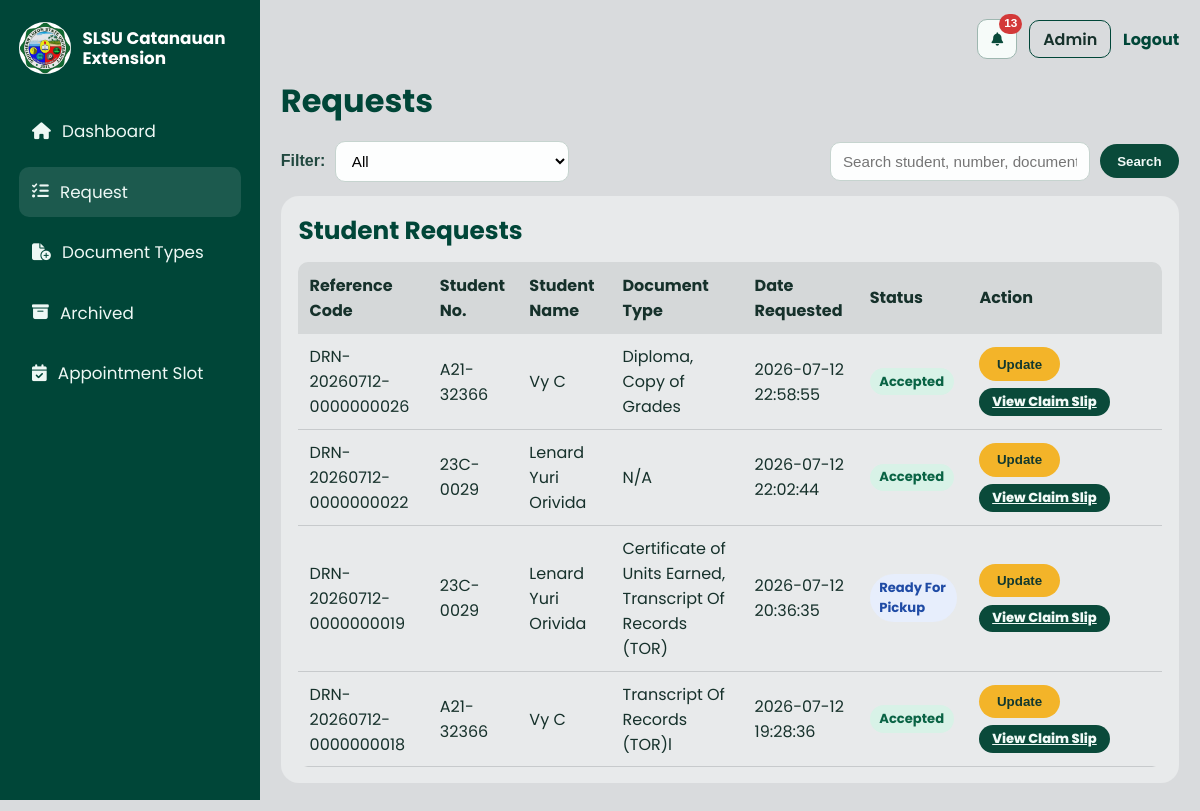
Screenshot of /admin/requests (signed in) with the database file from the repository.
### models.py (models this page shows)
class AppointmentBooking(db.Model):
    __tablename__ = 'appointment_bookings'
    id = db.Column(db.Integer, primary_key=True)
    reference_code = db.Column(db.String(32), nullable=True, unique=True)
    slot_id = db.Column(db.Integer, db.ForeignKey('appointment_slots.id', ondelete='CASCADE'), nullable=False)
    student_user_id = db.Column(db.Integer, db.ForeignKey('users.id', ondelete='RESTRICT'), nullable=False)
    purpose = db.Column(db.Text, nullable=True)
    status = db.Column(db.String(50), nullable=False, default='booked')
    ctc_mode = db.Column(db.String(20), nullable=False, default='none')
    ctc_external_label = db.Column(db.String(255), nullable=True)
    claim_date = db.Column(db.String(10), nullable=True)
    claim_requirements = db.Column(db.Text, nullable=True)
    progress_note = db.Column(db.Text, nullable=True)
    rejection_message = db.Column(db.Text, nullable=True)
    booked_at = db.Column(db.DateTime, nullable=False, default=datetime.utcnow)

### app.py (the view)
@app.route('/admin/requests')
@login_required
@role_required('admin')
def admin_requests():
    status_filter = (request.args.get('status') or 'all').strip().lower()
    search = (request.args.get('q') or '').strip()
    rows = get_admin_requests(status_filter=status_filter, search=search)
    return render_template(
        'admin/requests.html',
        requests_rows=rows,
        status_filter=status_filter,
        search=search,
    )

### app.py (called while the page is built)
@app.before_request
def _load_user():
    load_current_user()

@app.context_processor
def inject_current_user():
    return {'current_user': getattr(g, 'current_user', None)}

@app.after_request
def add_security_headers(response):
    response.headers['Cache-Control'] = 'no-store, no-cache, must-revalidate, max-age=0'
    response.headers['Pragma'] = 'no-cache'
    response.headers['Expires'] = '0'
    response.headers['X-Content-Type-Options'] = 'nosniff'
    return response

### auth_utils.py (called while the page is built)
def load_current_user() -> None:
    user_id = session.get('user_id')
    if not user_id:
        g.current_user = None
        return
    user = get_user_by_id(int(user_id))
    if not user:
        session.clear()
        g.current_user = None
        return
    g.current_user = user

def login_required(view: Callable):
    @wraps(view)
    def wrapped_view(*args, **kwargs):
        if not getattr(g, 'current_user', None):
            flash('Please sign in first.', 'warning')
            return redirect(url_for('login'))
        return view(*args, **kwargs)
    return wrapped_view

def role_required(*required_roles: str):
    def decorator(view: Callable):
        @wraps(view)
        def wrapped_view(*args, **kwargs):
            current_user = getattr(g, 'current_user', None)
            if not current_user:
                flash('Please sign in first.', 'warning')
                return redirect(url_for('login'))
            user_roles = set(current_user.get('roles', []))
            if not any(role in user_roles for role in required_roles):
                flash('You do not have access to this page.', 'danger')
                return redirect(url_for('index'))
            return view(*args, **kwargs)
        return wrapped_view
    return decorator

### repositories.py (called while the page is built)
def _dt_to_str(value: Any) -> Any:
    if isinstance(value, datetime):
        local_value = value
        if local_value.tzinfo is None:
            local_value = local_value.replace(tzinfo=ZoneInfo('UTC'))
        return local_value.astimezone(PHILIPPINE_TZ).strftime('%Y-%m-%d %H:%M:%S')
    return value

def get_user_roles(user_id: int) -> list[str]:
    rows = (
        db.session.query(Role.name)
        .join(UserRole, UserRole.role_id == Role.id)
        .filter(UserRole.user_id == user_id)
        .order_by(Role.name)
        .all()
    )
    return [row[0] for row in rows]

### templates/admin/requests.html (shortened to what this page needs)
{% extends "admin/base.html" %}
{% block admin_content %}
<section class="dashboard-wrap request-page">
    <h2>Requests</h2>
    <form method="get" action="{{ url_for('admin_requests') }}" class="request-filter-row">
        <div class="request-filter-group">
            <label for="status">Filter:</label>
            <select id="status" name="status" class="admin-input request-filter-input" onchange="this.form.submit()">
                <option value="all" {% if status_filter == 'all' %}selected{% endif %}>All</option>
            </select>
        </div>
        <div class="request-search-group">
            <input type="text" name="q" value="{{ search }}" class="admin-input request-search-input" placeholder="Search student, number, document...">
            <button type="submit" class="doc-btn doc-btn-secondary">Search</button>
        </div>
    </form>
    <section class="recent-card request-card">
        <h3>Student Requests</h3>
        <div class="table-wrap">
            <table>
                <thead>
                    <tr>
                        <th>Reference Code</th>
                        <th>Student No.</th>
                        <th>Student Name</th>
                        <th>Document Type</th>
                        <th>Date Requested</th>
                        <th>Status</th>
                        <th>Action</th>
                    </tr>
                </thead>
                <tbody>
                    {% for row in requests_rows %}
                    <tr>
                        <td>{{ row.reference_code or 'N/A' }}</td>
                        <td>{{ row.student_id or 'N/A' }}</td>
                        <td>{{ row.student_name }}</td>
                        <td>{{ row.document_type or 'N/A' }}</td>
                        <td>{{ row.date_requested }}</td>
                        <td><span class="status-pill status-{{ row.status }}">{{ row.status|replace('_', ' ')|title }}</span></td>
                        <td class="request-action-cell">
                            <div class="request-action-group">
                            <button
                                type="button"
                                class="doc-btn request-open-modal"
                                data-action-url="{{ url_for('admin_request_update_status', booking_id=row.booking_id) }}"
                                data-current-status="{{ row.status }}"
                                data-rejection-message="{{ row.rejection_message or '' }}"
                            >Update</button>
                            {% if row.status in ['accepted', 'on_going_validation', 'found_in_archive', 'in_process', 'ready_for_pickup', 'claimed'] %}
                            <a
                                href="{{ url_for('admin_archive_claim_slip', booking_id=row.booking_id) }}"
                                class="doc-btn doc-btn-secondary request-claim-slip-btn"
                            >View Claim Slip</a>
                            {% endif %}
                            </div>
                        </td>
                    </tr>
                    {% else %}
                    <tr>
                        <td colspan="7">No requests found.</td>
                    </tr>
                    {% endfor %}
                </tbody>
            </table>
        </div>
    </section>
</section>
{% endblock %}

### static/css/admin.css (style rules this page uses)
:root { --admin-bg: #d9dbdd; --admin-panel: #c6c8ca; --admin-dark: #004638; --admin-white: #ffffff; }
* { box-sizing: border-box; }
body { margin: 0; font-family: 'Poppins', 'Segoe UI', sans-serif; background: var(--admin-bg); color: #16312b; overflow-x: hidden; }
form, form input, form select, form textarea, form button, form label { font-family: Arial, Helvetica, sans-serif; }
.dashboard-wrap h2 { margin: 0 0 1rem; color: var(--admin-dark); font-size: 2rem; }
.recent-card { background: #e8eaeb; border-radius: 18px; padding: 1rem 1.1rem; }
.recent-card h3 { margin: 0 0 0.8rem; color: var(--admin-dark); font-size: 1.55rem; }
.admin-input { border: 1px solid #c6d4cf; border-radius: 10px; padding: 0.62rem 0.75rem; background: #fdfefe; font-size: 0.95rem; }
.doc-btn { border: none; background: #f3b429; color: #11382f; font-weight: 800; border-radius: 999px; padding: 0.58rem 1.1rem; cursor: pointer; }
.doc-btn-secondary { background: #0a4a3a; color: #f1faf7; }
.table-wrap { overflow-x: auto; border-radius: 10px; max-width: 100%; }
table { width: 100%; border-collapse: collapse; min-width: 700px; }
thead th { text-align: left; padding: 0.7rem; background: #d5d8d9; }
tbody td { padding: 0.62rem 0.7rem; border-bottom: 1px solid #c7cacc; }
.status-pill { display: inline-block; padding: 0.24rem 0.6rem; border-radius: 999px; font-size: 0.82rem; font-weight: 700; text-transform: capitalize; }
.status-accepted, .status-booked { background: #d8f2e7; color: #096344; }
.status-on_going_validation, .status-found_in_archive, .status-in_process, .status-ready_for_pickup { background: #e7eefc; color: #1f4ba5; }
.request-filter-row { display: flex; justify-content: space-between; align-items: center; gap: 0.9rem; margin-bottom: 0.9rem; flex-wrap: wrap; }
.request-filter-group, .request-search-group { display: flex; align-items: center; gap: 0.6rem; }
.request-filter-group label { font-weight: 700; color: #21483f; }
.request-filter-input { min-width: 160px; }
.request-search-input { min-width: 260px; }
.request-card h3 { margin-bottom: 0.8rem; }
.request-action-cell { min-width: 190px; }
.request-action-group { display: inline-flex; align-items: center; gap: 0.45rem; flex-wrap: wrap; }
.request-action-group .doc-btn { white-space: nowrap; }
.request-claim-slip-btn { padding: 0.42rem 0.8rem; font-size: 0.82rem; line-height: 1.1; }

### rows the page displays
AppointmentBooking: reference_code "DRN-20260712-0000000026", student_id "A21-32366", student_name "Vy C", document_type "Diploma, Copy of Grades", date_requested "2026-07-12 22:58:55", status "Accepted"
AppointmentBooking: reference_code "DRN-20260712-0000000022", student_id "23C-0029", student_name "Lenard Yuri Orivida", document_type "N/A", date_requested "2026-07-12 22:02:44", status "Accepted"
AppointmentBooking: reference_code "DRN-20260712-0000000019", student_id "23C-0029", student_name "Lenard Yuri Orivida", document_type "Certificate of Units Earned, Transcript Of Records (TOR)", date_requested "2026-07-12 20:36:35", status "Ready For Pickup"
AppointmentBooking: reference_code "DRN-20260712-0000000018", student_id "A21-32366", student_name "Vy C", document_type "Transcript Of Records (TOR)l", date_requested "2026-07-12 19:28:36", status "Accepted"
